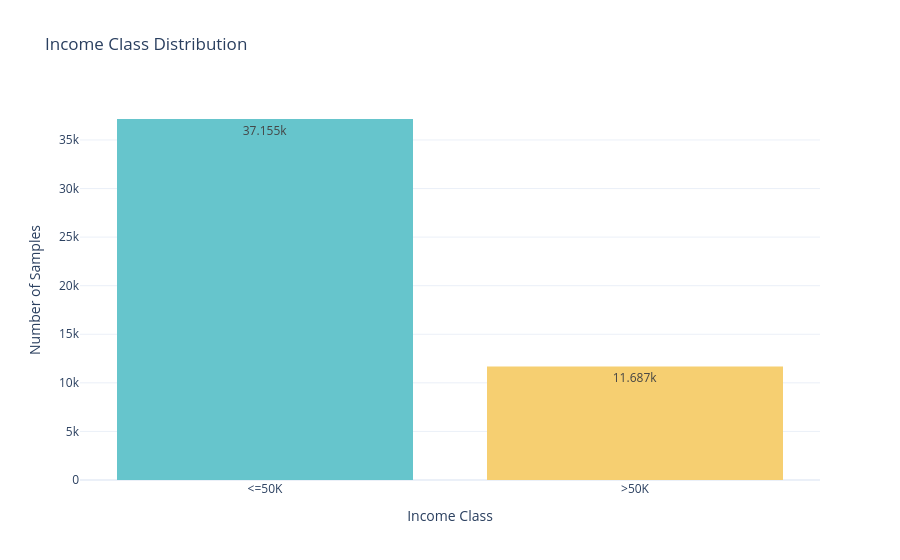

The notebook cell this image was saved under:
### Markdown cell above
Inspección de clases

### Code cell
print(y.iloc[:, 0].value_counts(dropna=False))
fig = px.histogram(
    df,
    x="income",
    color="income",
    title="Income Class Distribution",
    text_auto=True,
    color_discrete_sequence=px.colors.qualitative.Pastel
)

fig.update_layout(
    template="plotly_white",
    xaxis_title="Income Class",
    yaxis_title="Number of Samples",
    showlegend=False
)

fig.show()

### Figure 1 — Plotly figure (JSON) as saved in the notebook; plotly's stock layout.template omitted (floating-point values rounded to 4 significant figures; data arrays with more than 128 entries replaced by an {"elided": "..."} marker saying what was removed)
{"data": [{"bingroup": "x", "hovertemplate": "income=%{x}<br>count=%{y}<extra></extra>", "legendgroup": "<=50K", "marker": {"color": "rgb(102, 197, 204)", "pattern": {"shape": ""}}, "name": "<=50K", "orientation": "v", "showlegend": true, "texttemplate": "%{value}", "type": "histogram", "x": {"elided": "37155 str values"}, "xaxis": "x", "yaxis": "y"}, {"bingroup": "x", "hovertemplate": "income=%{x}<br>count=%{y}<extra></extra>", "legendgroup": ">50K", "marker": {"color": "rgb(246, 207, 113)", "pattern": {"shape": ""}}, "name": ">50K", "orientation": "v", "showlegend": true, "texttemplate": "%{value}", "type": "histogram", "x": {"elided": "11687 str values"}, "xaxis": "x", "yaxis": "y"}], "layout": {"barmode": "relative", "legend": {"title": {"text": "income"}, "tracegroupgap": 0}, "showlegend": false, "title": {"text": "Income Class Distribution"}, "xaxis": {"anchor": "y", "categoryarray": ["<=50K", ">50K"], "categoryorder": "array", "domain": [0.0, 1.0], "title": {"text": "Income Class"}}, "yaxis": {"anchor": "x", "domain": [0.0, 1.0], "title": {"text": "Number of Samples"}}}}
